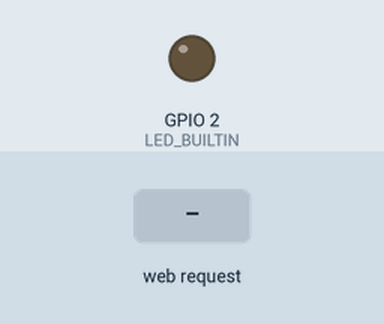
Bench run of a sketch on a simulated ESP32. On the bench: output pins drawn as LEDs (lit = HIGH). The test bench sets the inputs (shaded band). What the sketch prints to the serial monitor is not drawn.

Above: at 6.2 s.
6.3 s: HTTP request GET /H received
At 7.5 s:
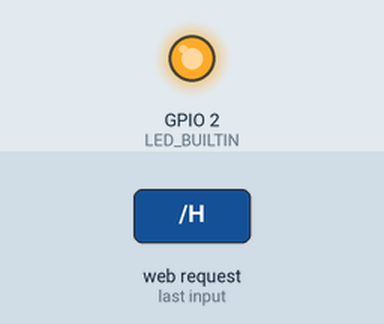
7.8 s: HTTP request GET /L received
At 8.6 s:
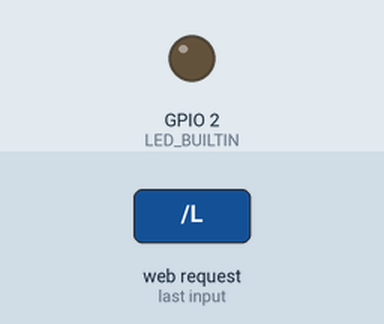
Timing chart, 0 to 10.8 s (numbered marks = the images above; inputs shaded):
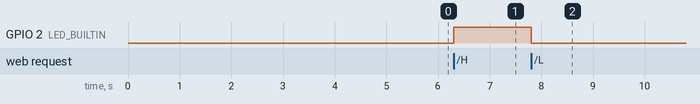

The sketch:

1.2.ino
```cpp
#include <WiFi.h>
#include <WiFiClient.h>
#include <WiFiAP.h>

#define LED_BUILTIN 2

const char *ssid = "comcs2627m1agXX";
const char *password = "12345678";

WiFiServer server(80);

void setup() {
    delay(5000);

    pinMode(LED_BUILTIN, OUTPUT);

    Serial.begin(9600);
    Serial.println();
    Serial.println("Configuring access point...");

    WiFi.softAP(ssid, password);

    IPAddress myIP = WiFi.softAPIP();

    Serial.print("AP IP address: ");
    Serial.println(myIP);

    server.begin();

    Serial.println("Server started");
}

void loop() {
    String currentLine;

    WiFiClient client = server.available();

    if (client) {
        while (client.connected()) {
            if (client.available()) {
                char c = client.read();

                if (c == '\n') {
                    if (currentLine.length() == 0) {
                        client.println("HTTP/1.1 200 OK");
                        client.println("Content-type:text/html");
                        client.println();

                        client.print("Click <a href=\"/H\">here</a> to turn ON the LED.<br>");
                        client.print("Click <a href=\"/L\">here</a> to turn OFF the LED.<br>");

                        client.println();
                        break;
                    } else {
                        currentLine = "";
                    }
                } else if (c != '\r') {
                    currentLine += c;
                }

                if (currentLine.endsWith("GET /H")) {
                    digitalWrite(LED_BUILTIN, HIGH);
                }

                if (currentLine.endsWith("GET /L")) {
                    digitalWrite(LED_BUILTIN, LOW);
                }
            }
        }

        client.stop();
    }
}
```

Measured:
- after the input at 6.3 s, GPIO 2 (LED_BUILTIN): LOW → HIGH at once
- after the input at 7.8 s, GPIO 2 (LED_BUILTIN): HIGH → LOW at once
